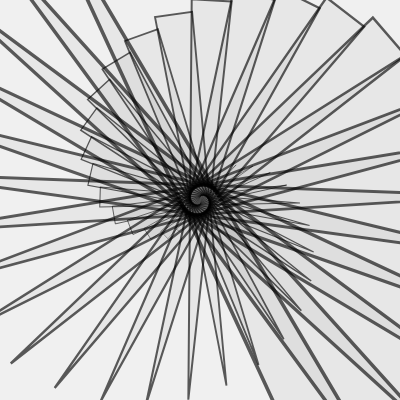
Frame 1 (no input)
Frame 60 (no input): identical to frame 1, image omitted
Frame 120 (the mouse pressed at the canvas centre since frame 60): identical to frame 1, image omitted

The p5.js sketch that drew this single still picture (run headless with seeded random() and noise() and a simulated clock; from frame 60 on, the mouse is pressed at the canvas centre):

// p5.js sketch
// ── sketch.js
function setup() {
	createCanvas(400, 400);
}

function draw(){
	background(240);
	fill(0, 10);
	stroke(0, 160);

	translate(width/2, height/2);

	for (var i=0; i < 30; i++) {
		push();
		rotate(i / 5.0);
		scale(i / 8.0);
		triangle(0, -100, -10, 100, 10, 100);
		pop();
	}
}
